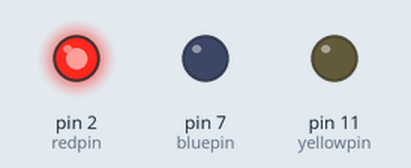
This sketch was run on a simulated Arduino Uno, built with avr-gcc and run on an emulated ATmega328P. On the bench: output pins drawn as LEDs (lit = HIGH).

Above: at 0.5 s.
At 2.5 s:
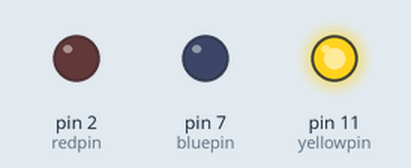
At 4.5 s:
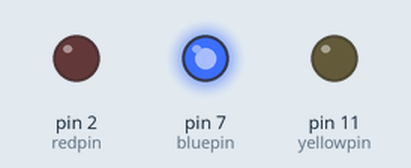
At 6.5 s:
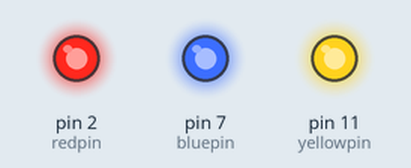
At 13.6 s:
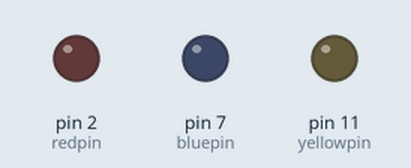
Timing chart, 0 to 19.8 s (numbered marks = the images above):
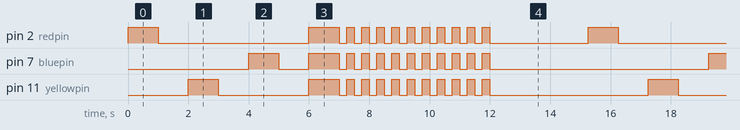

Measured:
- by itself, pin 2 (redpin), pin 7 (bluepin), pin 11 (yellowpin): moves between LOW and HIGH, repeating every 15.3 s
- by itself, everything shown: repeats every 15.3 s, in 28 steps

The sketch:

Jan_31_Better_Blinking_LEDS_.ino
```cpp
int yellowpin = 11; // control red LED connected to pin 7
int bluepin = 7; // control blue LED connected to pin 7
int redpin = 2; // control red LED connected to pin 2
int wait1 = 1000; //control first delay time 1sec
int wait2 = 250; //control second delay time 1/4sec
int wait3 = 3000; //control third delay time 3 sec
int j; // initalize random varible for the for loop

//set up code to run once
void setup() {
  pinMode(yellowpin ,OUTPUT); //output information to pin 11
  pinMode(bluepin ,OUTPUT); //output information to pin 7
  pinMode(redpin ,OUTPUT); //output information to pin 2

}

// main code loop
void loop() {
  //turns on red LED
  digitalWrite(redpin, HIGH);
  //delay by first delay time
  delay(wait1);
  //turn off red LED
  digitalWrite(redpin, LOW);
  //delay by first delay time
  delay(wait1);
  //turns on yellow LED
  digitalWrite(yellowpin , HIGH);
  //delay by first delay time
  delay(wait1);
  //turns off yellow LED
  digitalWrite(yellowpin, LOW);
  //delay by first delay time
  delay(wait1);
  //turns on blue LED
  digitalWrite(bluepin, HIGH);
  //delay by first delay time
  delay(wait1);
  //turns off blue LED
  digitalWrite(bluepin, LOW);
  //delay by first delay time
  delay(wait1);
  //turn on all LEDS
  digitalWrite(yellowpin, HIGH);
  digitalWrite(redpin, HIGH);
  digitalWrite(bluepin, HIGH);
  //delay by first delay time
  delay(wait1);
  //turn off all LEDS
  digitalWrite(yellowpin, LOW);
  digitalWrite(redpin, LOW);
  digitalWrite(bluepin, LOW);
  //delay by second delay time
  delay(wait2);
  // for loop for 10 interations where j starts at 1 and increments by 1 up to 10
  for (j=1;j<=10;j=j+1){
    //turn on all LEDS
    digitalWrite(yellowpin, HIGH);
    digitalWrite(redpin, HIGH);
    digitalWrite(bluepin, HIGH);
    //delay by second delay time
    delay(wait2);
    //turn off all LEDS
    digitalWrite(yellowpin, LOW);
    digitalWrite(redpin, LOW);
    digitalWrite(bluepin, LOW);
    //delay by second delay time
    delay(wait2);
  }
  //delay by third delay time
  delay(wait3);


  }
```
